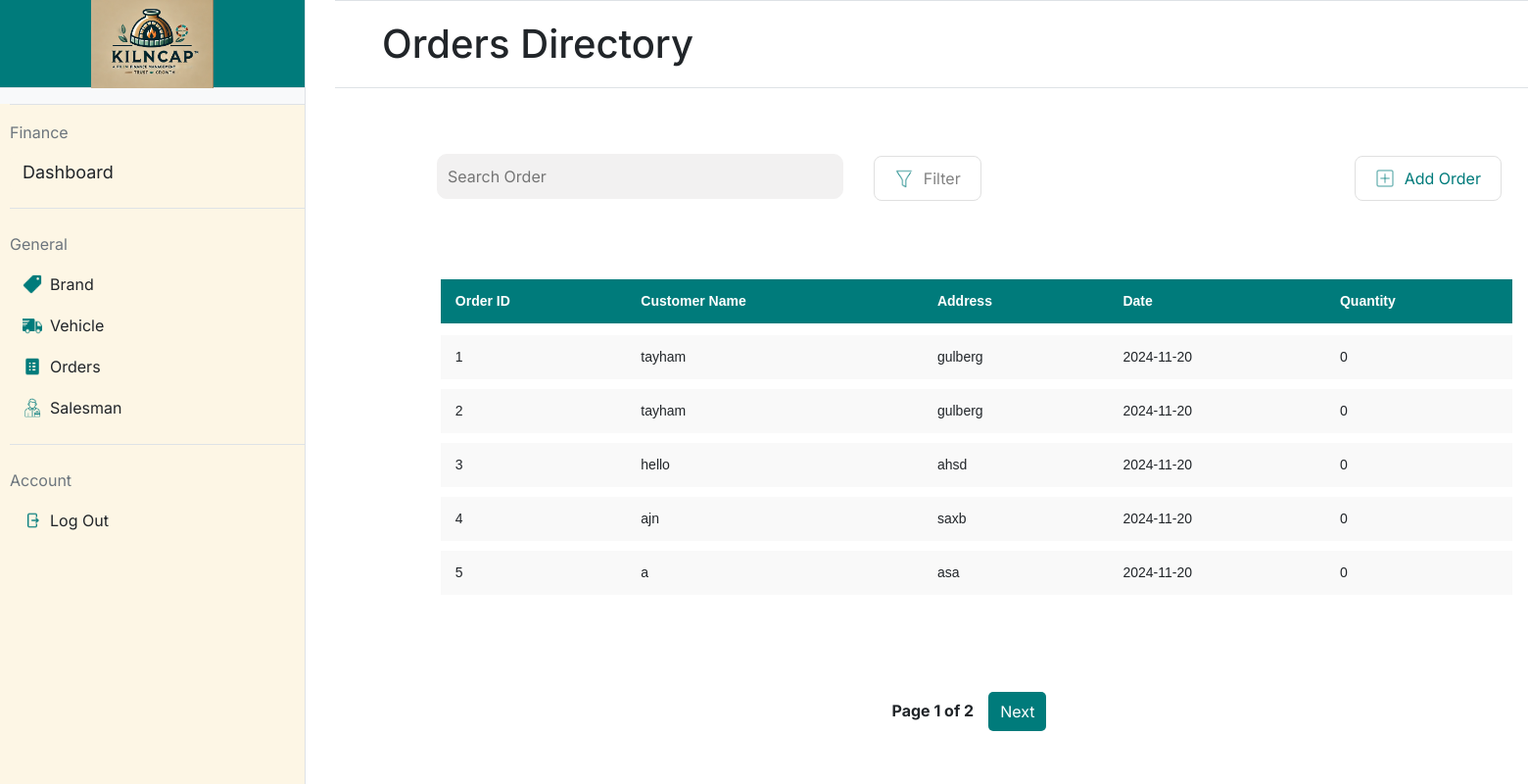
The page /orders on the database as committed earlier.
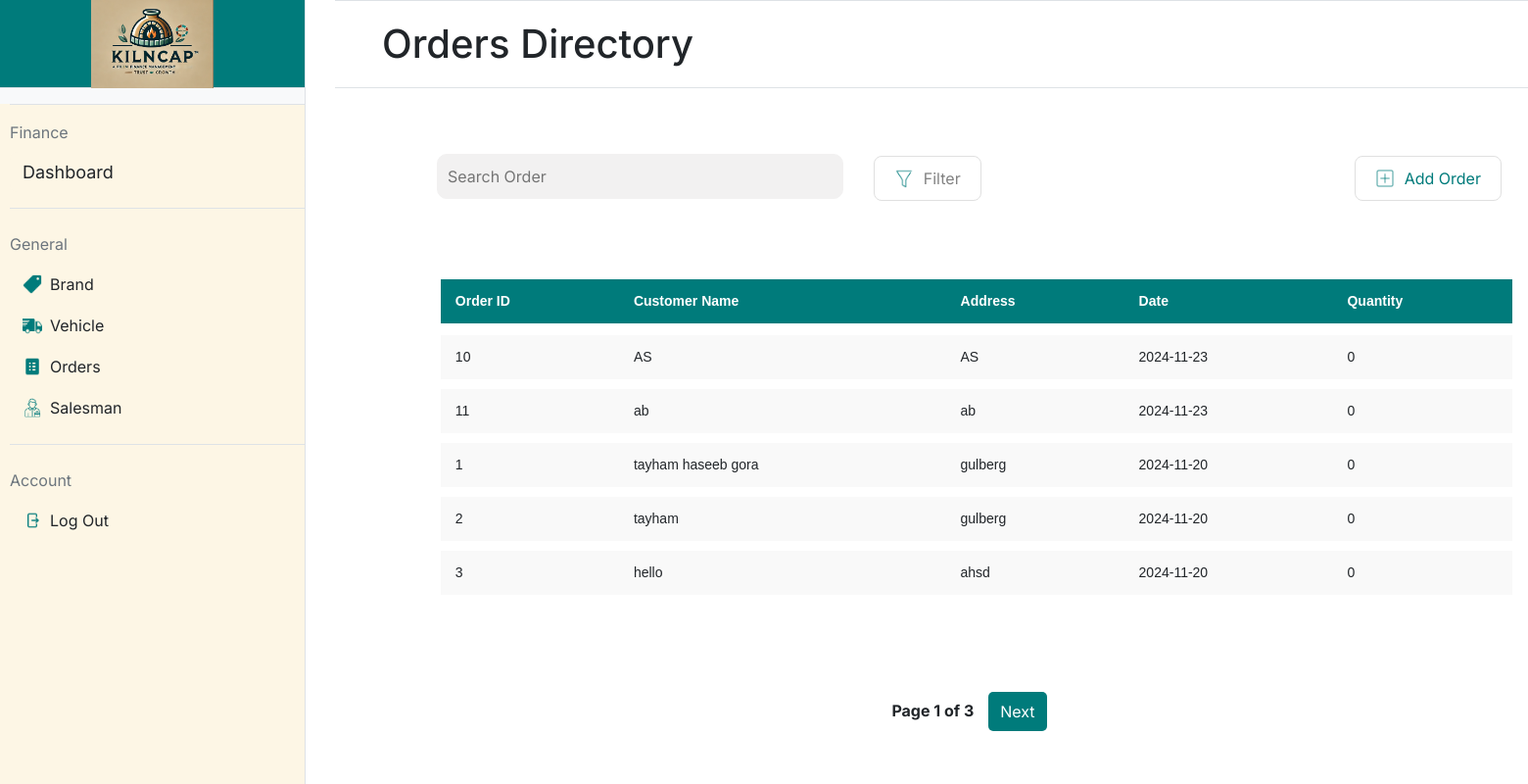
The same page on the database as committed later.
### app.py (models this page shows, shortened)
class Order(db.Model):
    __tablename__ = 'orders'
    id = db.Column(db.Integer, primary_key=True)
    customer_name = db.Column(db.String(50), nullable=False)
    contact = db.Column(db.String(15), nullable=False)  # Customer contact number
    address = db.Column(db.String(150), nullable=False)  # Delivery address
    vehicle_reg_number = db.Column(db.String(20), nullable=True)  # Vehicle registration number
    vehicle_rent = db.Column(db.Float, nullable=True)  # Rent cost of the vehicle
    labor_cost = db.Column(db.Float, nullable=True)  # Cost of labor
    salesman_name = db.Column(db.String(50), nullable=True)  # Salesperson name
    date = db.Column(db.Date, nullable=False, default=datetime.utcnow)  # Order date
    items = db.relationship('Item', backref='order', cascade="all, delete-orphan")  # Relationship to Item

### app.py (the view)
@app.route('/orders', methods=['GET'])
def orders():
    page = request.args.get('page', 1, type=int)  # Get the current page number, default is 1
    per_page = 5  # Number of orders per page
    orders_paginated = Order.query.order_by(Order.date.desc()).paginate(page=page, per_page=per_page)
    return render_template('orders.html', orders=orders_paginated.items, pagination=orders_paginated)

### templates/orders.html (shortened to what this page needs)
{% extends "base.html" %}
{% block title %}
    <link rel="stylesheet" href="static/orders.css">
{% endblock %}
{% block mainheading %}
Orders Directory
{% endblock %}
{% block maincontent %}
    <div>
        <table style="padding-left: 5.5%;">
            <form action="{{ url_for('orders_list_buttons') }}" method="post">
                <td style="width:40%; padding-left: 85px;"><input type="text" placeholder="Search Order" style="width: 100%;"></td>
                <td style="width:10%;padding-left: 30px;padding-top:15px">
                    <button class="styled-button" name="button" value="filter_order">
                        <img src="/static/icons/filter-icon.png" alt="Icon" class="button-icon">
                        Filter
                    </button>
                </td>
                <td style="padding-left: 380px;padding-top:15px">
                    <button class="styled-button" name="button" value="add_order">
                        <img src="/static/icons/add-icon.png" alt="Icon" class="button-icon">
                        <div style="color:#007B7B">Add Order</div>
                    </button>
                </td>
            </form>
        </table>
    <div style="padding: 5.5%;">
        <table class="styled-table" style="padding-left: 20px; width: 100%; border-collapse: separate; border-spacing: 0 10px;" >
            <thead>
                <tr>
                    <th>Order ID</th>
                    <th>Customer Name</th>
                    <th>Address</th>
                    <th>Date</th>
                    <th>Quantity</th>
                </tr>
            </thead>
            <tbody>
                {% for order in orders %}
                <tr data-url="{{ url_for('order_details', order_id=order.id) }}" onclick="redirectToDetails(this)" style="cursor: pointer;">
                    <td>{{ order.id }}</td>
                    <td>{{ order.customer_name }}</td>
                    <td>{{ order.address }}</td>
                    <td>{{ order.date.strftime('%Y-%m-%d') }}</td>
                    <td>
                        {% set total_quantity = 0 %}
                        {% for item in order.items %}
                            {% set total_quantity = total_quantity + item.quantity %}
                        {% endfor %}
                        {{ total_quantity }}
                    </td>
                </tr>
                {% endfor %}
            </tbody>
        </table>
    </div>
    <div class="pagination">
        <span style="padding-top: 7px;">Page {{ pagination.page }} of {{ pagination.pages }}</span>
        {% if pagination.has_next %}
        <a href="{{ url_for('orders', page=pagination.next_num) }}">Next</a>
        {% endif %}
    </div>
    </div>
{% endblock %}

### templates/base.html (shortened to what this page needs)
<!DOCTYPE html>
<html lang="en">
<head>
    <link href="https://cdn.jsdelivr.net/npm/bootstrap@5.3.2/dist/css/bootstrap.min.css" rel="stylesheet">
    <link rel="stylesheet" href="{{ url_for('static', filename='styles.css') }}">
    {% block title %}{% endblock %}
</head>
<body class="pt-5">
    <div class="d-flex">
        <div class="sidebar bg-light border-end" style="width: 20%; min-height: 100vh;">
            <div id="logo_portion" class="text-center py-3 border-bottom">
                <img src="{{ url_for('static', filename='images/logo.png') }}" alt="Logo" style="height: 90px;">
            </div>
            <div id="sidebar_buttons" class="mt-3">
                <form action="{{ url_for('sidebar_buttons') }}" method="post">
                    <div class="mb-4 border-top border-bottom py-3">
                        <div class="text-secondary mb-2">Finance</div>
                        <button type="submit" id="dashboard" name="button" value="dashboard" class="btn btn-link w-100 text-start text-dark sidebar-btn">Dashboard</button>
                    </div>
                    <div class="mb-4 border-bottom pb-3">
                        <div class="text-secondary mb-2">General</div>
                        <button type="submit" name="button" value="brand" class="btn btn-link w-100 text-start text-dark d-flex align-items-center py-2 sidebar-btn">
                            <img src="{{ url_for('static', filename='icons/brand_icon.png') }}" alt="Brand Icon" class="me-2" style="height: 20px;">
                            Brand
                        </button>
                        <button type="submit" name="button" value="vehicle" class="btn btn-link w-100 text-start text-dark d-flex align-items-center py-2 sidebar-btn">
                            <img src="{{ url_for('static', filename='icons/truck-icon.png') }}" alt="Truck Icon" class="me-2" style="height: 20px;">
                            Vehicle
                        </button>
                        <button type="submit" name="button" value="orders" class="btn btn-link w-100 text-start text-dark d-flex align-items-center py-2 sidebar-btn">
                            <img src="{{ url_for('static', filename='icons/order-icon.png') }}" alt="Order Icon" class="me-2" style="height: 20px;">
                            Orders
                        </button>
                        <button type="submit" name="button" value="salesman" class="btn btn-link w-100 text-start text-dark d-flex align-items-center py-2 sidebar-btn">
                            <img src="{{ url_for('static', filename='icons/salesman-icon.png') }}" alt="Salesman Icon" class="me-2" style="height: 20px;">
                            Salesman
                        </button>
                    </div>
                    <div>
                        <div class="text-secondary mb-2">Account</div>
                        <button type="submit" name="button" value="logout" class="btn btn-link w-100 text-start text-dark d-flex align-items-center py-2 sidebar-btn">
                            <img src="{{ url_for('static', filename='icons/logout-icon.png') }}" alt="Logout Icon" class="me-2" style="height: 20px;">
                            Log Out
                        </button>
                    </div>
                </form>
            </div>
        </div>
        <div class="restdashboard flex-grow-1" style="width: 1300px;">
            <div id="mainheading" class="position-fixed w-100 top-0 z-2 d-flex align-items-center border-top border-bottom bg-white px-5 py-2" style="height: 90px; transform: translateX(5px);">
                <h1 class="mb-0">
                    {% block mainheading %}{% endblock %}
                </h1>
            </div>
            <div class="mt-5 pt-5 px-4">
                {% block maincontent %}{% endblock %}
            </div>
        </div>
    </div>
</body>
</html>

### static/styles.css (style rules this page uses)
body { font-family:'Inter'; margin: 0; height: 100vh; display: flex; }
.sidebar { position: fixed; top: 0; left: 0; z-index: 2; width: 20%; border:none; height: 100%; }
.sidebar-btn { text-decoration: none !important; }
#sidebar_buttons { height:100%; background-color: #FDF6E5; padding-left: 10px; }
#logo_portion { height: 90px; display: flex; justify-content: center; align-items: center; background-color:#007B7B; }
#dashboard { display: flex; width: 100%; max-width: 1200px; background-color: #FDF6E5; border-radius: 8px; overflow: hidden; font-size: 18px; }
.restdashboard { width: 80%; background-color: #FFFFFF; margin-left: 337px; }
input[type="text"], input[type="password"] { width: 100%; padding: 10px; margin-top: 10px; background-color:#F2F1F1 ; border: 1px solid #F2F1F1; border-radius: 10px; }

### static/orders.css (style rules this page uses)
body { font-family:'Inter'; margin: 0; height: 100vh; display: flex; }
.styled-button { display: flex; align-items: center; padding: 10px 20px; font-size: 16px; background-color: #FFFFFF; color: #828282; border: 1px #E0E0E0 solid; border-radius: 8px; cursor: pointer; outline: none; }
.button-icon { height: 20px; margin-right: 10px; }
.styled-table { width: 500px; border-collapse: separate; border-spacing: 0 10px; font-family: Arial, sans-serif; font-size: 14px; }
.styled-table thead tr { background-color: #007B7B; color: white; text-align: left; height: 40px; }
.styled-table th, .styled-table td { padding: 12px 15px; }
.styled-table tbody tr { background-color: #f9f9f9; border-bottom: 1px solid #dddddd; }
.styled-table tbody tr:last-of-type { border-bottom: none; }
.styled-table th { border-bottom: 2px solid white; font-weight: bold; }
.pagination { display: flex; justify-content: center; margin: 20px 0; }
.pagination a { margin: 0 5px; padding: 8px 12px; text-decoration: none; color: white; background-color: #007B7B; border-radius: 5px; }
.pagination span { margin: 0 10px; font-weight: bold; }

Rows that differ between the two databases and show on the page:
no longer on this page (row unchanged): Order: id "4", customer_name "ajn", address "saxb", date "2024-11-20", total_quantity "0"
no longer on this page (row unchanged): Order: id "5", customer_name "a", address "asa", date "2024-11-20", total_quantity "0"
added Order: id "10", customer_name "AS", address "AS", date "2024-11-23", total_quantity "0"
added Order: id "11", customer_name "ab", address "ab", date "2024-11-23", total_quantity "0"
changed Order id 1: customer_name "tayham" → "tayham haseeb gora"
Other text that changed with them:
{{ pagination.pages }}: "2" → "3"
